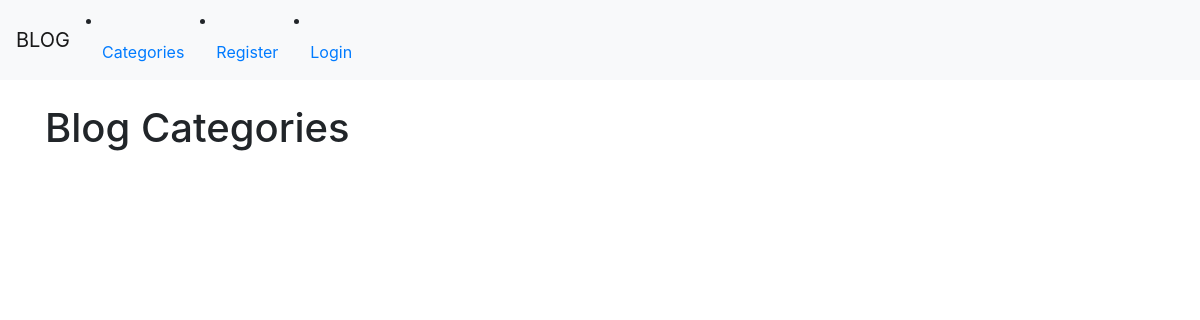
Page /category_list/ on the earlier database version.
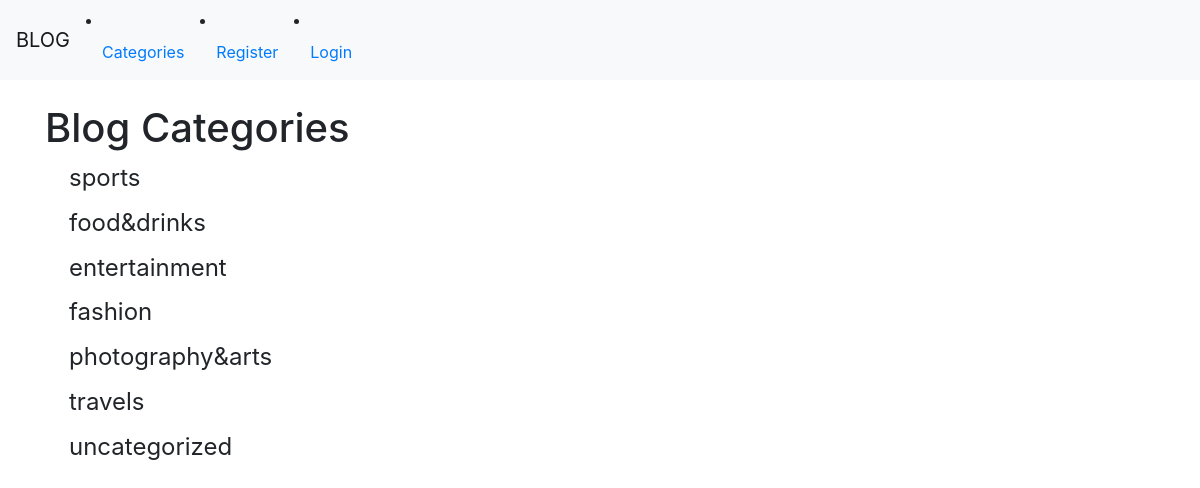
Same page on the later database version.
### startblog/models.py (models this page shows, shortened)
class Category(models.Model):
    name = models.CharField(max_length=255)
    def __str__(self):
        return self.name

### startblog/views.py (the view)
# urls.py: path("category_list/", category_list, name="category_list"),
def category_list(request):
    category_menu_list = Category.objects.all()
    context = {"category_menu_list": category_menu_list}
    return render(request, "blog/category_list.html", context)

### templates/blog/category_list.html (shortened to what this page needs)
{% extends 'base.html' %}
{% block content %}
    <h1>Blog Categories</h1>
        {% for item in category_menu_list %}
            <h4><a class="dropdown-item" href="{% url 'blog:category_post' item|slugify %}">
                {{item}}
                </a></h4>
                {% endfor %}
{% endblock %}

Differences in the rows shown:
added Category: name "sports"
added Category: name "food&drinks"
added Category: name "entertainment"
added Category: name "fashion"
added Category: name "photography&arts"
added Category: name "travels"
added Category: name "uncategorized"
